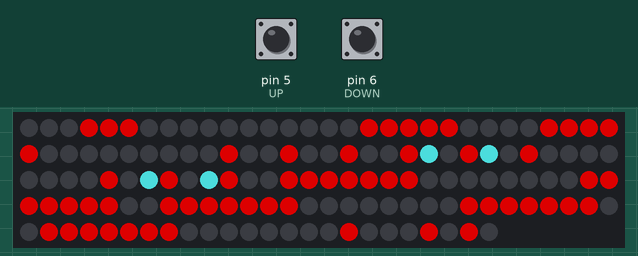
This sketch was run on a simulated Arduino Uno, built with avr-gcc and run on an emulated ATmega328P. On the bench: 144 RGB LEDs in strip order, left to right, continuing on the next row. The inputs (shaded band) are chosen by the test bench; at power-on: pin 6 (DOWN) LOW, pin 5 (UP) LOW. Dim RGB values are drawn brighter than linear.

Above: at 2.3 s.
2.4 s: pin 6 (DOWN) pulled HIGH for 0.95 s
At 4.0 s:
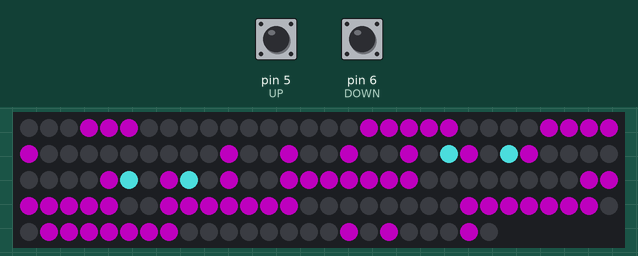
6.9 s: pin 5 (UP) pulled HIGH for 3.2 s
At 9.3 s:
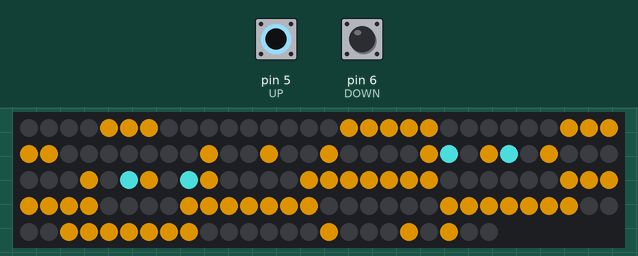
12.7 s: pin 6 (DOWN) pulled HIGH for 3.2 s
At 14.1 s:
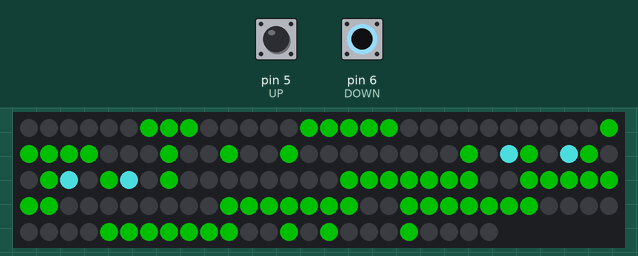
19.5 s: pin 6 (DOWN) pulled HIGH for 0.95 s
At 21.1 s:
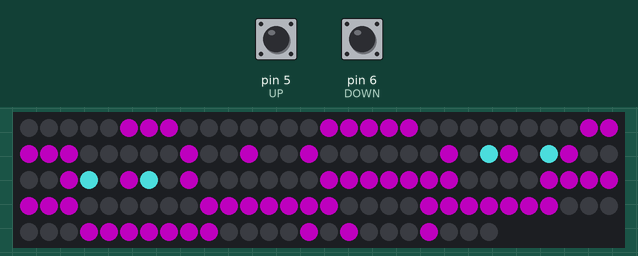
24.0 s: pin 6 (DOWN) pulled HIGH for 3.2 s
At 27.2 s:
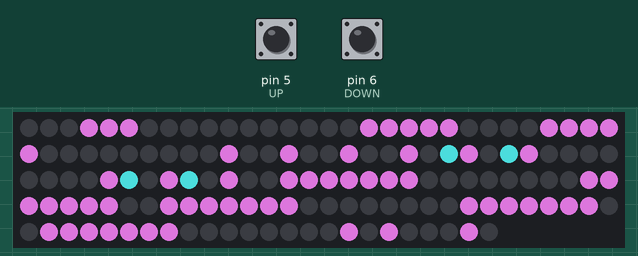
28.7 s: pin 5 (UP) pulled HIGH for 0.95 s
At 30.3 s:
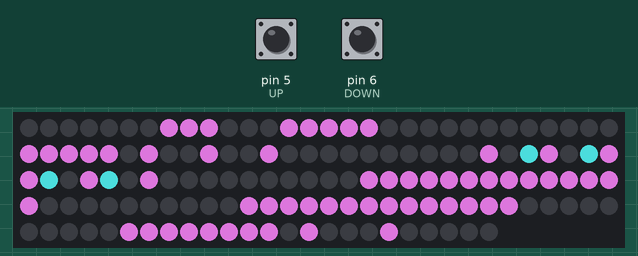
Timing chart, 0 to 31.8 s (numbered marks = the images above; inputs shaded):
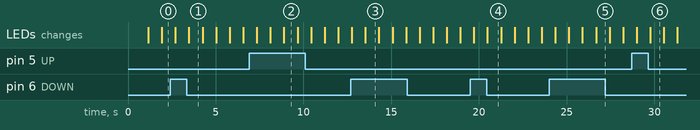

The sketch:

Ghost.ino
```cpp
#include <Adafruit_NeoPixel.h>
#define LED_PIN 3
#define LED_COUNT 144
#define UP  5
#define DOWN  6

Adafruit_NeoPixel LED(LED_COUNT, LED_PIN, NEO_GRB + NEO_KHZ800);
int mov = 0;
int aux = 0;
bool eye = 0;

//red         rgb(150,0,0)
//            rgb(150,30,0) orange
//    orange  rgb(150,100,0)
//darkgreen   rgb(0,80,0)
// lime       rgb(0,150,0)
//limegreen   rgb(25,150,50)
// violet     rgb(150,80,150)
//fuchsia     rgb(150,0,150)
//purple      rgb(80,0,80)
int red[10] =   {150,150,150,0,0,25,150,150,80,80};
int green[10]=  {0,30,100,80,150,150,80,0,0,0};
int blue[10]=   {0,0,0,0,0,50,150,150,80,80};
int n = 0;


void setup()
{
  LED.begin();
  LED.show();
  pinMode(UP, INPUT);
  pinMode(DOWN, INPUT);

}


void loop()
{
  if(digitalRead(UP) == HIGH) {

    n++;
    if (n>9){
      n=0;
    }

  }

  if (digitalRead(DOWN) == HIGH) {

    n--;
    if (n<0){
      n=9;
    }
  }

  LED.clear();

  int olhos[4] = {52,55,67,64};
  int corpoPar[25] = {15,16,17,18,19,38,41,44,62,65,68,86,87,88,89,90,91,92,110,111,112,113,114,115,116};
  int corpoImpar[32] = {5,6,7,28,29,30,31,32,51,54,57,75,76,77,78,79,80,81,99,100,101,102,103,104,105,123,124,125,126,127,128,129};
  int caldaE[3] = {134,136,140};
  int caldaD[3] = {134,138,140};


  for(int i = 0; i < 32; i++) // corpo impar
  {
    LED.setPixelColor(corpoImpar[i]-mov, red[n], green[n], blue[n]);
    LED.show();
  }

    for(int i = 0; i < 25; i++) // corpo par
  {
    LED.setPixelColor(corpoPar[i]+mov,  red[n], green[n], blue[n]);
    LED.show();
  }

  if(eye){
    for(int i = 0; i < 3; i++) // calda para esquerda
    {
      LED.setPixelColor(caldaE[i]+mov,  red[n], green[n], blue[n]);
      LED.show();
    }
  }
  else{
    for(int i = 0; i < 3; i++) // calda para direita
  {
    LED.setPixelColor(caldaD[i]+mov,  red[n], green[n], blue[n]);
    LED.show();
  }
  }

    for(int i = 0; i < 4; i++)//olhos
  {
    if (eye){
      if (olhos[i]==52 ||olhos[i]==55){ //impar
            LED.setPixelColor(olhos[i]-mov+1, 51, 150, 150);
            LED.show();
          }
          else{ //par
            LED.setPixelColor(olhos[i]+mov-1, 51, 150, 150);
            LED.show();
          }
    }
    else{
      if (olhos[i]==52 ||olhos[i]==55 ){ //impar
            LED.setPixelColor(olhos[i]-mov, 51, 150, 150);
            LED.show();
          }
          else{ //par
            LED.setPixelColor(olhos[i]+mov, 51, 150, 150);
            LED.show();
          }
    }

  }
if(aux<3){
  mov++;
  aux++;
  eye=0;
}
else{
  mov--;
  eye = 1;
  if(mov==-2){
    aux = -2;
  }
}

delay(400);

}
```

Measured:
- after the input at 2.4 s, the LEDs: first differ from a run without the input after 1.1 s (image 1)
- after the input at 6.9 s, the LEDs: first change after 0.44 s (image 2 shows a later state)
- after the input at 19.5 s, the LEDs: first differ from a run without the input after 0.99 s (image 4)
- after the input at 28.7 s, the LEDs: first differ from a run without the input after 1.1 s (image 6)
- what the display in image 1 shows lasts 0.7 s, from 3.5 s to 4.2 s
